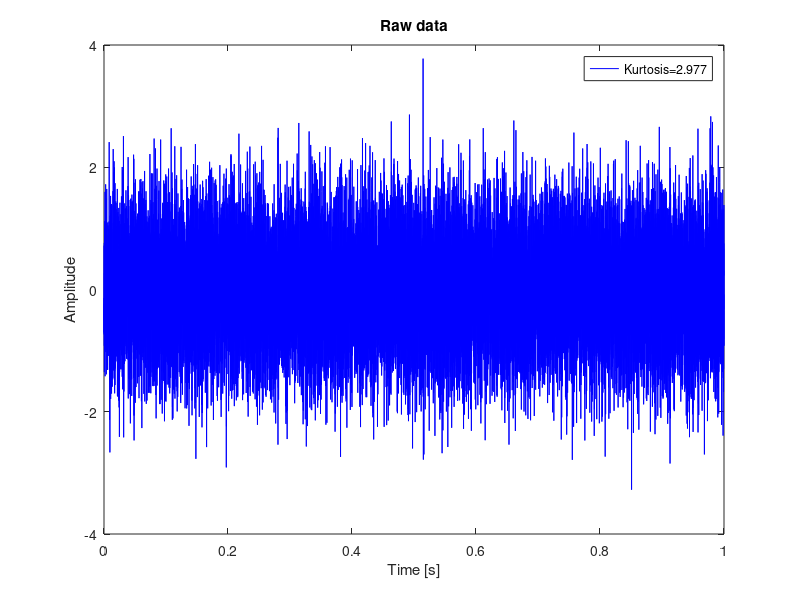

Here is the MATLAB script that generated this plot: (Note: this script raises an error after producing the figure.)
%%%%%%%%%%%%%%%%%%%%%%%%%%%%%%%%%%%%%%%%%%%%%%%%%%%%%%%%%%%%%%%%%%%%%%%%%%%
%
% This script illustrates the use of the imckd code "imckd.m"
% In the field, we firstly proposed to estimate the iterative period by using the iterative algorithm to solve the problem of the prior period in blind deconvolution methods. 
%%%%%%%%%%%%%%%%
% Reference:
%%%%%%%%%%%%%%%%
% 
%                ¡¾1¡¿Y. Miao, M. Zhao, J. Lin, Y. Lei
%               "Application of an improved
%               maximum correlated kurtosis deconvolution method
%               for fault diagnosis of rolling element bearings"
%           Mechanical Systems and Signal Processing, 92 (2017) 173-195.
%                 ¡¾2¡¿Y. Miao, M. Zhao, K. Liang, J. Lin
%             ¡°Application of an improved MCKDA for fault detection 
%               of wind turbine gear based on encoder signal¡±
%                 Renewable Energy, 151 (2020) 192-203.
% 
%%%%%%%%%%%%%%%%%%%%%%%%%%%%%%%%%%%%%%%%%%%%%%%%%
%
% Code by Yonghao Miao
%
%%%%%%%%%%%%%%%%%%%%%%%%%%%%%%%%%%%%%%%%%%%%%%%%%
%%%%%%%%%%%%%%%%%%%%%%%%%%%%%%%%%%%%%%%%%%%%%%%%%%%%%%%%%%%%%%%%%%%%%%%%%%%

clear
close all
clc

%%
load sig1
x = x - mean(x);
fs = 20000;             % Sampling frequency
addpath('..\00 subfunction\')

%% Raw data
N = length(x);
t = (0:N - 1) / fs;
figure;
plot(t, x, 'b');
xlabel('Time [s]')
ylabel('Amplitude')
title('Raw data')
legend(['Kurtosis=', num2str(kurtosis(x))])
setfontsize(20);
set(gcf, 'position', [100, 100, 800, 400])
axis tight

envelope_x = abs(hilbert(x)) - mean(abs(hilbert(x)));
ff = 0:fs / N:fs - fs / N;
envelope_spec_x = abs(fft(envelope_x, N)) * 2 / fs;
figure;
plot(ff, envelope_spec_x, 'b')
xlabel('Frequency [Hz]')
ylabel('Amplitude')
setfontsize(20);
set(gcf, 'position', [100, 100, 800, 400])
axis tight
xlim([0, 200]);
ylim([0 0.035])

%%
L = 50;                 % Filter size
T = [];                 % Period
M = 1;                  % Shaft order
 
%%
[y, f, ckIter] = imckd(fs, x, L, 30, T, M);

%% Filtered signal
figure;
plot(t, y, 'b');
xlabel('Time [s]')
ylabel('Amplitude')
title('Filtered signal by IMCKD')
legend(['Kurtosis=', num2str(kurtosis(y))])
setfontsize(20);
set(gcf, 'position', [100, 100, 800, 400])
axis tight

envelope_y = abs(hilbert(y)) - mean(abs(hilbert(y)));
envelope_spec_y = abs(fft(envelope_y, N)) * 2 / fs;
figure;
plot(ff, envelope_spec_y, 'b')
xlabel('Frequency [Hz]')
ylabel('Amplitude')
setfontsize(20);
set(gcf, 'position', [100, 100, 800, 400])
axis tight
xlim([0, 200]);
ylim([0 0.35])
